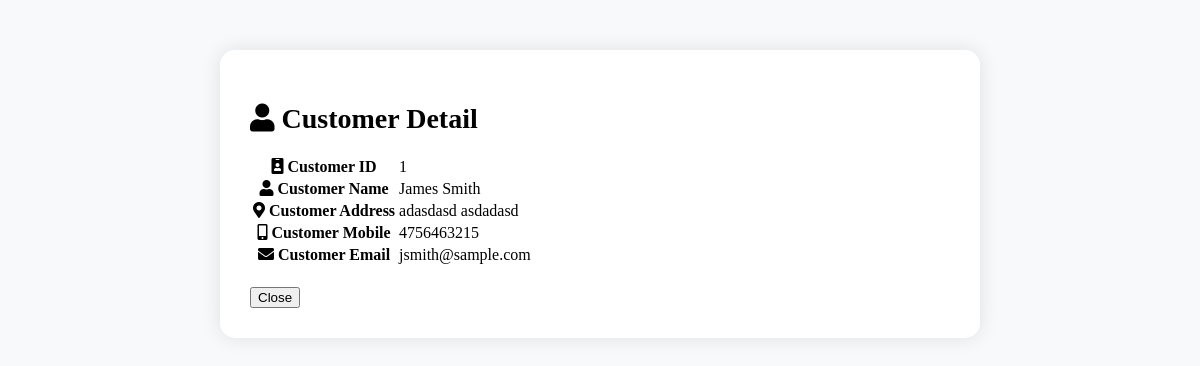
The app's page /admin/customer_detail.php?id=1 with its own data.
### tables this page shows
CREATE TABLE `user_info` (
  `user_id` int(10) NOT NULL,
  `first_name` varchar(100) NOT NULL,
  `last_name` varchar(100) NOT NULL,
  `email` varchar(300) NOT NULL,
  `password` varchar(300) NOT NULL,
  `mobile` varchar(10) NOT NULL,
  `address` varchar(300) NOT NULL
);

### admin/customer_detail.php (the view, shortened to what this page needs)
<?php
    include 'db_connect.php';
    $user_id = $_GET['id'];
    $qry = $conn->query("SELECT * FROM user_info WHERE user_id = $user_id");
    if ($qry) {
        if ($qry->num_rows > 0) {
            $row = $qry->fetch_assoc();
?>
    <link rel="stylesheet" href="https://cdnjs.cloudflare.com/ajax/libs/font-awesome/5.15.3/css/all.min.css">
</head>
<body>
    <div class="customer-detail-container">
        <h2 class="text-center"><i class="fas fa-user"></i> Customer Detail</h2>
        <table class="table table-striped table-hover">
            <tr>
                <th><i class="fas fa-id-badge"></i> Customer ID</th>
                <td><?php echo $row['user_id'] ?></td>
            </tr>
            <tr>
                <th><i class="fas fa-user"></i> Customer Name</th>
                <td><?php echo $row['first_name'] ?> <?php echo $row['last_name'] ?></td>
            </tr>
            <tr>
                <th><i class="fas fa-map-marker-alt"></i> Customer Address</th>
                <td><?php echo $row['address'] ?></td>
            </tr>
            <tr>
                <th><i class="fas fa-mobile-alt"></i> Customer Mobile</th>
                <td><?php echo $row['mobile'] ?></td>
            </tr>
            <tr>
                <th><i class="fas fa-envelope"></i> Customer Email</th>
                <td><?php echo $row['email'] ?></td>
            </tr>
        </table>
        <div class="text-center">
            <button type="button" class="btn btn-secondary" data-dismiss="modal">Close</button>
        </div>
    </div>
</body>
</html>
<?php
        } else {
            echo "No customer found for order ID: $order_id.";
        }
    } else {
        echo "Error executing query: " . $conn->error;
    }
?>

### admin/customer_detail.php (style rules this page uses)
body { background-color: #f8f9fa; }
.customer-detail-container { background-color: #fff; padding: 30px; border-radius: 15px; box-shadow: 0 0 20px rgba(0, 0, 0, 0.1); max-width: 700px; margin: 50px auto; }
.customer-detail-container h2 { margin-bottom: 20px; font-size: 1.75rem; }
.table th, .table td { vertical-align: middle; }
.btn-secondary { margin-top: 20px; }

### records on screen
user_info: user_id "1", first_name "James", last_name "Smith", address "adasdasd asdadasd", mobile "4756463215", email "jsmith@sample.com"
